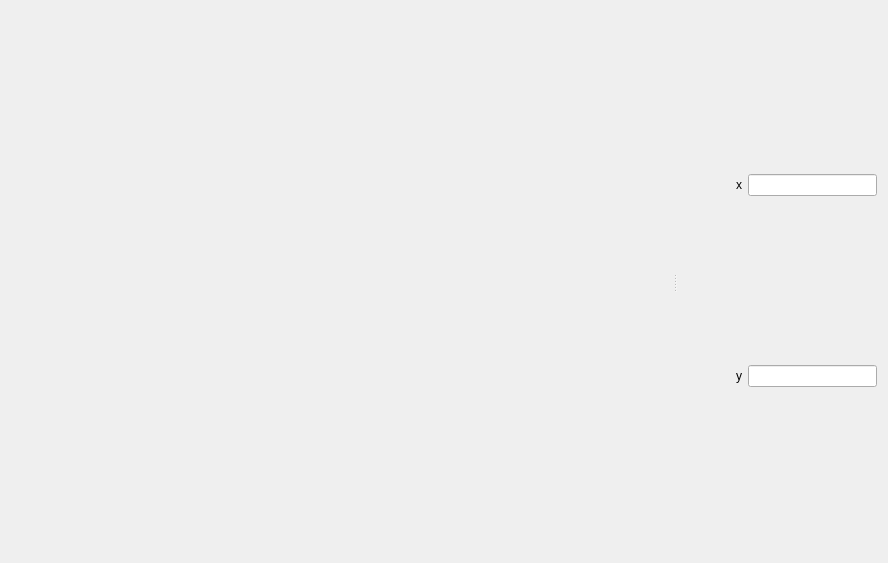
<?xml version="1.0" encoding="UTF-8"?>
<ui version="4.0">
 <class>Form</class>
 <widget class="QWidget" name="Form">
  <property name="geometry">
   <rect>
    <x>0</x>
    <y>0</y>
    <width>888</width>
    <height>563</height>
   </rect>
  </property>
  <property name="windowTitle">
   <string>Form</string>
  </property>
  <layout class="QGridLayout" name="gridLayout">
   <item row="0" column="0">
    <widget class="QSplitter" name="splitter">
     <property name="orientation">
      <enum>Qt::Horizontal</enum>
     </property>
     <widget class="Canvas" name="canvas" native="true"/>
     <widget class="QWidget" name="widget" native="true">
      <property name="sizePolicy">
       <sizepolicy hsizetype="Minimum" vsizetype="Minimum">
        <horstretch>0</horstretch>
        <verstretch>0</verstretch>
       </sizepolicy>
      </property>
      <property name="maximumSize">
       <size>
        <width>200</width>
        <height>16777215</height>
       </size>
      </property>
      <layout class="QGridLayout" name="gridLayout_2">
       <item row="1" column="0">
        <widget class="QLabel" name="label_2">
         <property name="text">
          <string>y</string>
         </property>
         <property name="alignment">
          <set>Qt::AlignRight|Qt::AlignTrailing|Qt::AlignVCenter</set>
         </property>
        </widget>
       </item>
       <item row="0" column="0">
        <widget class="QLabel" name="label">
         <property name="text">
          <string>x</string>
         </property>
         <property name="alignment">
          <set>Qt::AlignRight|Qt::AlignTrailing|Qt::AlignVCenter</set>
         </property>
        </widget>
       </item>
       <item row="1" column="1" colspan="2">
        <widget class="QLineEdit" name="yoff">
         <property name="inputMethodHints">
          <set>Qt::ImhFormattedNumbersOnly</set>
         </property>
        </widget>
       </item>
       <item row="0" column="1" colspan="2">
        <widget class="QLineEdit" name="xoff">
         <property name="inputMethodHints">
          <set>Qt::ImhFormattedNumbersOnly</set>
         </property>
        </widget>
       </item>
      </layout>
     </widget>
    </widget>
   </item>
  </layout>
 </widget>
 <customwidgets>
  <customwidget>
   <class>Canvas</class>
   <extends>QWidget</extends>
   <header>pcot.ui.canvas</header>
   <container>1</container>
  </customwidget>
 </customwidgets>
 <resources/>
 <connections/>
</ui>
